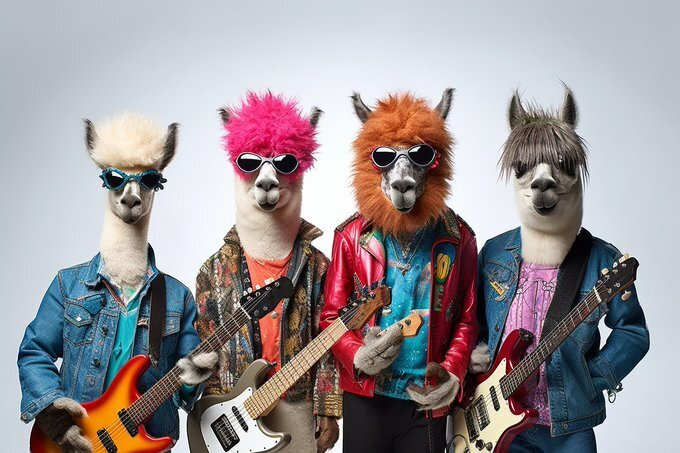
#> input picture build/ggml/examples/sam/example.jpg, 680 x 453 px; its folder holds only this picture in this run
$ python -i videographer.py   (imports and definitions only)
#> lines starting #> are read from the running program, lines starting #| are printed output that depends on the picture
"""HERESY 1824 (Viktor 28.10.2026: «Я помню Видеографа на примере Maestro репо + воркфлоу китайца… можно закодить и LLM интеракцию в создании видео
роликов + hyperframes»; «Пишем своим кодом то, что берём из Maestro»; «Именно MiniMax H3… Уведомление о лицензии и ограничениях по странам - в
предупреждение в видеографе, и не более»): the Videographer's plan of a take, before any picture is made.

A take's song cut into shots of at most 12 s at the boundaries of its sung lines (its Whisper timing; a line longer than that cut between its words),
what is not sung in shots of at most 8 s, each shot with its section and words; the look of the whole clip (who is in it, where, its colours) and each
shot's scene (the shot, the camera, the motion, the light), written by the Writer in the page and kept here. user/videos/NAME.json, one plan a take.
The pictures and the moving shots come later (MiniMax H3, when a card is free); this is what they will be made from.
"""
import json
import re
import subprocess
import time
import zipfile                                     # HERESY 1946
from pathlib import Path

MAX_SUNG, MAX_BARE, MIN_SHOT, GAP = 12.0, 8.0, 2.5, 2.0
SCENE_KEYS = ("shot", "camera", "motion", "light")
LOOK_KEYS = ("characters", "setting", "palette", "notes")


# [189 lines left out: functions _dir, _file, sections_of, _split, shots, get and 4 more, not called in this run]


# ---- HERESY 1837 (Viktor 28.10.2026: «Не забудь про Видеографа 🎥. Начаток уже есть, и это радует»): the plan seen in the song's own time before
# any picture is made: an animatic. A frame a shot (its number, time and section, its words, its scene) over the take's cover blurred and darkened,
# shown for the shot's length, with the take's own sound: user/videos/NAME.animatic.mp4. Pillow draws the frames, ffmpeg joins them (the processor
# alone, no picture model). DejaVu writes Latin, Cyrillic and Greek; Japanese and Chinese words wait for a font that has them
import shutil
import subprocess

AW, AH = 1280, 720
FONTS = ("/usr/share/fonts/truetype/dejavu/DejaVuSans.ttf", "/usr/share/fonts/truetype/dejavu/DejaVuSans-Bold.ttf")


# [6 lines left out: function _font, not called in this run]


def _clock(t):
    m = int(t // 60)
    return f"{m}:{t - 60 * m:04.1f}"


# [52 lines left out: functions _wrap, _ground, _frame, not called in this run]


def animatic_path(kit, name):
    return _file(kit, name).with_name(name + ".animatic.mp4")


# [45 lines left out: functions animatic_info, animatic, not called in this run]


# ---- HERESY 1838 (Viktor 28.10.2026: «Не забудь про Видеографа 🎥»; MorningDAW's «Bounce to picture», taken as a thought): a picture of its own for
# each shot (one of the Artist's, or one from the disk) and the clip cut from them in the song's own time, with the take's sound:
# user/videos/NAME.clip.mp4, 1920 × 1080. Each shot moves slowly as its scene's camera says (a push-in, a pull-back, a pan; still when it is locked
# off), else in turn; a shot without a picture of its own shows the take's cover, whole over itself blurred. The cuts fall where the shots begin,
# that is on the sung lines. Pillow readies the pictures, ffmpeg moves and joins them: the processor alone, no video model
import io
import os

CW, CH, FPS, DRIFT = 1920, 1080, 25, 0.10
# HERESY 1917 (the plan's phase A, «форматы 16:9, 9:16 и 1:1 из одного плана»): the clip's shapes, each a file of its own beside the wide one
SHAPES = {"16:9": (1920, 1080), "9:16": (1080, 1920), "1:1": (1080, 1080)}
SUFFIX = {"16:9": "", "9:16": "-9x16", "1:1": "-1x1"}
FRAME_RE = re.compile(r"\d{8}-\d{6}-\d{3}-\d{3}\.jpg")
MOVES = ("in", "right", "out", "left")
MOVE_WORDS = (("out", r"pull(?:s|ing)? (?:back|out)|zoom(?:s|ing)? out|dolly(?:ing)? (?:back|out)|widen"),
              ("in", r"push(?:es|ing)?[- ]in|zoom(?:s|ing)? in|dolly(?:ing)? in|mov(?:es|ing) in|clos(?:es|ing) in|creep"),
              ("left", r"pan(?:s|ning)? (?:to the )?left|track(?:s|ing)? left|truck(?:s|ing)? left"),
              ("right", r"pan(?:s|ning)? (?:to the )?right|track(?:s|ing)? right|truck(?:s|ing)? right"),
              ("still", r"static|locked|tripod|still camera|fixed camera"))


def frames_dir(kit, name):
    return _file(kit, name).with_name(name + ".frames")


# [91 lines left out: functions frame_path, _shot_of, _put_off, frame_set, frame_off, move_of and 3 more, not called in this run]


def _still(src, out, w=CW, h=CH, fit=False, focus=0.5):
    """A shot's picture at twice the clip's size (the slow move then does not step): one as wide as the clip or wider fills it (HERESY 1917: cut
    across at its focus, 0 the left edge, 1 the right), a narrower one stands whole over itself blurred and darkened (and so does any with fit: a
    card of words is never cut); none, the dark ground."""
#> called with src = '../build/ggml/examples/sam/example.jpg', out = 'out.png', w = 1920, h = 1080, fit = False, focus = 0.5
    from PIL import Image, ImageEnhance, ImageFilter, ImageOps
    W, H = 2 * w, 2 * h
    if src is None:
        _ground(None).resize((W, H)).save(out, quality=90)
        return
    im = ImageOps.exif_transpose(Image.open(src)).convert("RGB")
#> im is the input picture: PIL image 680x453 RGB; mean R, G, B 155.7, 148.4, 152.3
    k = max(W / im.width, H / im.height)
#> k = 5.65
    if not fit and im.width / im.height >= 0.84 * W / H:      # 1.5 for the wide clip, as it was
        im = im.resize((max(W, round(im.width * k)), max(H, round(im.height * k))), Image.LANCZOS)
#> im: PIL image 3840x2558 RGB
        x, y = round((im.width - W) * min(1.0, max(0.0, float(focus)))), (im.height - H) // 2
#> x = 0; y = 199
        im.crop((x, y, x + W, y + H)).save(out, quality=90)
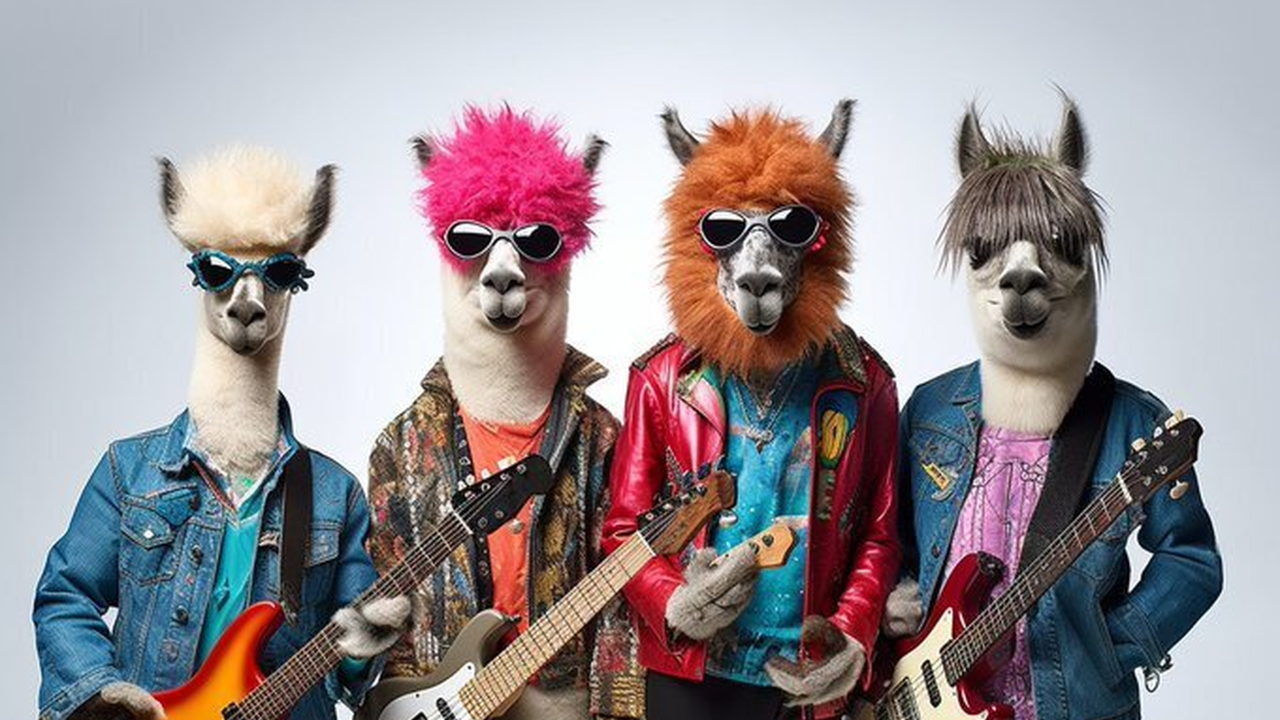
#> saved as out.png: PIL image 3840x2160 RGB (shown at 1/3 size); mean R, G, B 155.6, 147.4, 151.8
        return
    small = im.resize((max(W // 8, round(im.width * k / 8)), max(H // 8, round(im.height * k / 8))))
    x, y = (small.width - W // 8) // 2, (small.height - H // 8) // 2
    ground = ImageEnhance.Brightness(small.crop((x, y, x + W // 8, y + H // 8)).filter(ImageFilter.GaussianBlur(6))).enhance(0.42).resize((W, H), Image.BILINEAR)
    s = min(W / im.width, H / im.height)                 # whole: as large as the clip lets it
    fg = im.resize((round(im.width * s), round(im.height * s)), Image.LANCZOS)
    ground.paste(fg, ((W - fg.width) // 2, (H - fg.height) // 2))
    ground.save(out, quality=90)


# [12 lines left out: functions clip_path, clip_info, not called in this run]


BETWEEN = ("cut", "black", "flash", "dissolve")                   # HERESY 1949: «dissolve»
DIP, FLASH = 0.35, 0.18                                  # HERESY 1916: through black, each side of the cut; a flash of white fading into the shot
MELT = 0.5                                               # HERESY 1949: a dissolve, the next section fading in over the last one's tail


# HERESY 1946: the plan as an editor's project (OpenTimelineIO, CMX3600 EDL, SRT) with its media, one zip beside the plan
EDIT_FPS = 25


def edit_path(kit, name):
    return _file(kit, name).with_name(name + ".edit.zip")


def _tc(frames, fps=EDIT_FPS):
    f = max(0, int(frames))
    return f"{f // (3600 * fps):02d}:{f // (60 * fps) % 60:02d}:{f // fps % 60:02d}:{f % fps:02d}"


def _srt_time(t):
    ms = int(round(max(0.0, t) * 1000))
    return f"{ms // 3600000:02d}:{ms // 60000 % 60:02d}:{ms // 1000 % 60:02d},{ms % 1000:03d}"


# [82 lines left out: functions _secs, edit_timeline, not called in this run]


EDIT_README = """{title} · an editor's project from Ruach Studio's Videographer

{safe}.otio  OpenTimelineIO: V1 the shots in the song's time, A1 the take's sound. DaVinci Resolve: File → Import → Timeline… → this file (the media/
             folder beside it is found by its relative paths). Kdenlive: File → Import → OpenTimelineIO project (Kdenlive 23.04 and later).
{safe}.edl   the same cut as a CMX3600 EDL at {fps} fps (one event a shot, its clip's name on the line below): any editor reads it; relink to media/.
{safe}.srt   the sung lines in their own time, as subtitles or the titles' text.
media/       shot-NNN.mp4: a shot's video (its upscale where it has one); shot-NNN.jpg: its picture, where it has no video or its video is shorter
             than the shot; the take's sound.
"""


# [14 lines left out: function edit_bundle, not called in this run]


# HERESY 1947: the cuts between shots on the take's beats
BEAT_WINDOW, BEAT_LEAST = 0.3, 1.5


# [57 lines left out: functions beat_times, snap_cuts, on_beat, not called in this run]


def _ass_time(t):
    t = max(0.0, t)
    return f"{int(t // 3600)}:{int(t % 3600 // 60):02d}:{t % 60:05.2f}"


# [202 lines left out: functions lyrics_ass, titles_ass, _edges, _melts, _melt, clip, not called in this run]


# ---- HERESY 1864 (Viktor 29.10.2026: «Davinci Resolve стиль — это будет ахуй»): the timeline's edits. The page lays the cuts (a shot cut in two at
# the playhead, two shots joined, an edit point moved) and says which shot each piece came of; the scene, the move and the picture follow it (a
# second piece of one shot gets a copy of its picture: taking one off never takes the other's), the words and the section are read again from the
# timing. The plan before is kept, twenty steps back.
UNDO = 20


# [92 lines left out: functions _words_in, recut, recut_undo, not called in this run]


# ---- HERESY 1868 (Viktor 29.10.2026: «мне нужна реальная DDiT генерация живого видеоклипа, а не просто слайдшоу»): a shot's own video, made by
# MiniMax H3 (lab/h3_shots.py): in NAME.shots/, its first frame beside it (.jpg) for the timeline; the one it replaces put off (kept); the clip
# takes it in the shot's place, cut to the shot's length (its last frame held when it is shorter)
SHOT_RE = re.compile(r"\d{8}-\d{6}-\d{3}-\d{3}\.mp4")
SHOT_UP_RE = re.compile(r"\d{8}-\d{6}-\d{3}-\d{3}-up(?:1080|1440)\.mp4")   # HERESY 1876b: a shot's video upscaled by SeedVR2


class Moved(ValueError):
    """The shot a video was made for is not there any more at those times."""


def shots_dir(kit, name):
    return _file(kit, name).with_name(name + ".shots")


# [75 lines left out: functions shot_video_path, _put_video_off, shot_video_set, shot_up_set, shot_video_off, not called in this run]

>>> result = _still('../build/ggml/examples/sam/example.jpg', 'out.png')
